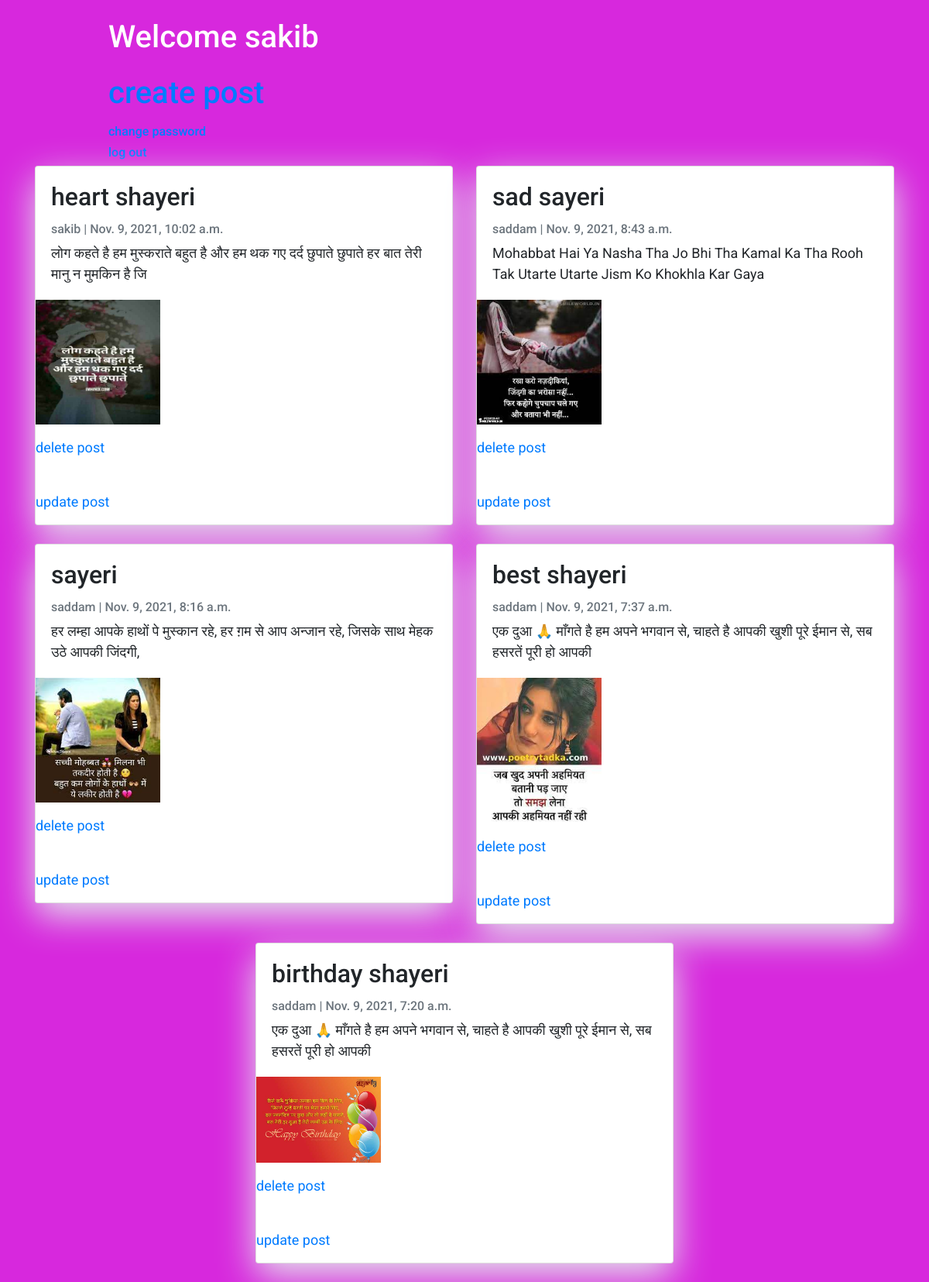
Screenshot of /userdashboard (signed in) with the database file from the repository.
### blog_app/models.py (models this page shows, shortened)
class Post(models.Model):
    title = models.CharField(max_length=200, unique=True)
    image=models.ImageField(upload_to='images/')
    author = models.ForeignKey(User, on_delete= models.CASCADE,related_name='blog_posts')
    updated_on = models.DateTimeField(auto_now= True)
    content = models.TextField()
    created_on = models.DateTimeField(auto_now_add=True)
    status = models.IntegerField(choices=STATUS, default=0)
    class Meta:
        ordering = ['-created_on']

### blog_app/views.py (the view)
# urls.py: path('userdashboard',views.userdashboard,name='userdashboard'),
def userdashboard(request):
    data =Post.objects.all()
    user=request.user
    return render(request,'userdashboard.html',{'data':data,'user':user})

### blog_app/templates/userdashboard.html (shortened to what this page needs)
<!DOCTYPE html>
<html>
    <head>
        <link rel="stylesheet" href="https://maxcdn.bootstrapcdn.com/bootstrap/4.0.0/css/bootstrap.min.css"
 />
    </head>
<body>
<header class="masthead">
    <div class="container">
        <div class="row">
            <div class=" col-md-8 col-md-10 mx-auto">
                <div class="site-heading">
                    <h1 class=" site-heading my-4 mt-3 text-white"> Welcome {{user}}</h1>
                    <h1><p><a href="/post">create post</a></p> </h1>
                    <h6> <a href="/changepassword" >change password</a> </h6>
                    <h6> <a href="/logout" >log out</a> </h6>
                </div>
            </div>
        </div>
    </div>
</header>
<div class="container">
    <div class="row">
        {% for post in data %}
        <div class="col-md-6 mx-auto ">
            <div class="card mb-4">
                <div class="card-body">
                    <h2 class="card-title">{{ post.title }}</h2>
                    <p class="card-text text-muted h6">{{ post.author }} | {{ post.created_on}} </p>
                    <p class="card-text">{{post.content|slice:":100" }}</p>
                </div>
                <p> <img src="{{ post.image.url }}" class="img-responsive" style="width: 30%; float: left; margin-right: 10px;" /></p>
             <p><a href="delete{{post.id}}">delete post</a></p> <br>
             <p><a href="update{{post.id}}">update post</a></p>
            </div>
        </div>
        {% endfor %}
    </div>
</div>
</body>

### blog_app/templates/userdashboard.html (style rules this page uses)
body { font-family: "Roboto", sans-serif; font-size: 18px; background-color: #d728dd; }
.card { box-shadow: 0 16px 48px #E3E7EB; }

### rows the page displays
Post: title "heart shayeri", author "sakib", created_on "Nov. 9, 2021, 10:02 a.m.", content "लोग कहते है हम मुस्कराते बहुत है और हम थक गए दर्द छुपाते छुपाते हर बात तेरी मानु न मुमकिन है जि", image (picture)
Post: title "sad sayeri", author "saddam", created_on "Nov. 9, 2021, 8:43 a.m.", content "Mohabbat Hai Ya Nasha Tha Jo Bhi Tha Kamal Ka Tha Rooh Tak Utarte Utarte Jism Ko Khokhla Kar Gaya", image (picture)
Post: title "sayeri", author "saddam", created_on "Nov. 9, 2021, 8:16 a.m.", content "हर लम्हा आपके हाथों पे मुस्कान रहे, हर ग़म से आप अन्जान रहे, जिसके साथ मेहक उठे आपकी जिंदगी,", image (picture)
Post: title "best shayeri", author "saddam", created_on "Nov. 9, 2021, 7:37 a.m.", content "एक दुआ 🙏 माँगते है हम अपने भगवान से, चाहते है आपकी खुशी पूरे ईमान से, सब हसरतें पूरी हो आपकी", image (picture)
Post: title "birthday shayeri", author "saddam", created_on "Nov. 9, 2021, 7:20 a.m.", content "एक दुआ 🙏 माँगते है हम अपने भगवान से, चाहते है आपकी खुशी पूरे ईमान से, सब हसरतें पूरी हो आपकी", image (picture)

### other values shown
{{ user }} "sakib"
